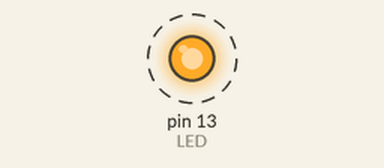
A sketch run on a simulated Arduino Uno, built with avr-gcc and run on an emulated ATmega328P. Parts: output pins drawn as LEDs (lit = HIGH). Dashed ring = blinking.

Above: at 8.18 s.
Timing chart, 0 to 11.0 s (numbered marks = the images above):
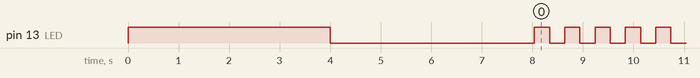

The sketch:

ConfigureBT.ino
```cpp
#include <SoftwareSerial.h>

/* Programa el modulo bluetooth HC-06 con un nuevo:
  NOMBRE  (Nombre de 20 caracteres)
  PIN     (Clave de cuatro numeros)
  BPS     (Velocidad de conexion en baudios)

  CONEXIONES:
  ARDUINO   BLUETOOTH
  5V        VCC
  GND       GND
  PIN 2     TX
  PIN 3     RX

 */

SoftwareSerial blue(0, 1);   //Crea conexion al bluetooth - PIN 2 a TX y PIN 3 a RX

char NOMBRE[21]  = "HC-06 LEGO";  // Nombre de 20 caracteres maximo
char BPS         = '4';           // 1=1200 , 2=2400, 3=4800, 4=9600, 5=19200, 6=38400, 7=57600, 8=115200
char PASS[5]    = "1234";         // PIN O CLAVE de 4 caracteres numericos

void setup()
{
    blue.begin(9600); // inicialmente la comunicacion serial a 9600 Baudios (velocidad de fabrica)

    pinMode(13,OUTPUT);
    digitalWrite(13,HIGH); // Enciende el LED 13 durante 4s antes de configurar el Bluetooth
    delay(4000);

    digitalWrite(13,LOW); // Apaga el LED 13 para iniciar la programacion

    blue.print("AT");  // Inicializa comando AT
    delay(1000);

    blue.print("AT+NAME"); // Configura el nuevo nombre
    blue.print(NOMBRE);
    delay(1000);                  // espera 1 segundo

    blue.print("AT+BAUD");  // Configura la nueva velocidad
    blue.print(BPS);
    delay(1000);

    blue.print("AT+PIN");   // Configura el nuevo PIN
    blue.print(PASS);
    delay(1000);
}

void loop()
{
    digitalWrite(13, !digitalRead(13)); // cuando termina de configurar el Bluetooth queda el LED 13 parpadeando
    delay(300);
}
```

Measured:
- by itself, pin 13 (LED): repeats every 0.60 s: HIGH 0.30 s, LOW 0.30 s
